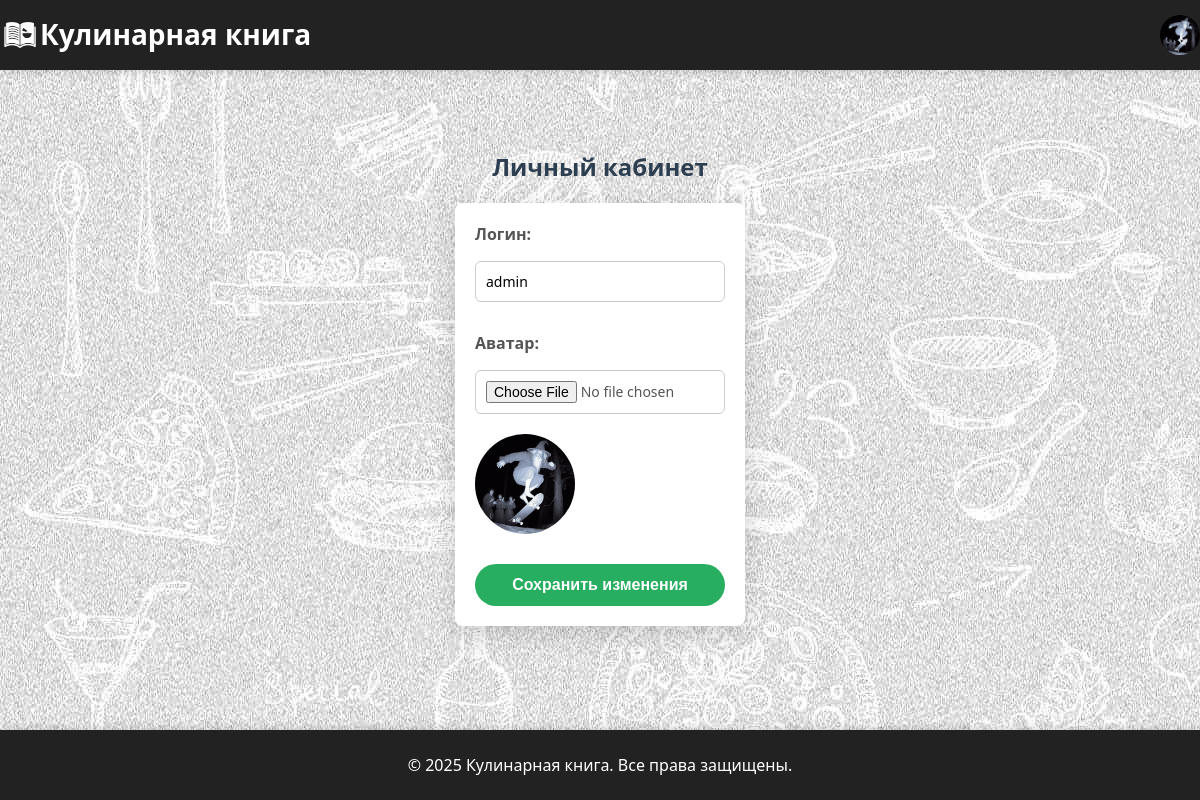
Screenshot of /profile.php (signed in) with the database file from the repository.
### tables this page shows
CREATE TABLE `users` (
  `id` int(11) NOT NULL,
  `username` varchar(50) NOT NULL,
  `email` varchar(100) NOT NULL,
  `password_hash` varchar(255) NOT NULL,
  `is_admin` tinyint(1) DEFAULT 0,
  `created_at` timestamp NOT NULL DEFAULT current_timestamp(),
  `avatar` varchar(255) DEFAULT NULL
);

### profile.php (the view, shortened to what this page needs)
<?php
$host = 'localhost';
$dbname = 'cookbook';
$username_db = 'root';
$password = '';
try {
    $pdo = new PDO("mysql:host=$host;dbname=$dbname;charset=utf8", $username_db, $password);
    $pdo->setAttribute(PDO::ATTR_ERRMODE, PDO::ERRMODE_EXCEPTION);
} catch (PDOException $e) {
    die("Ошибка подключения: " . $e->getMessage());
}
$user_id = $_SESSION['user_id'];
$stmt = $pdo->prepare("SELECT username, avatar FROM users WHERE id = ?");
$stmt->execute([$user_id]);
$user = $stmt->fetch(PDO::FETCH_ASSOC);
?>
<!DOCTYPE html>
<html lang="ru">
<head>
    <link rel="stylesheet" href="styles.css" />
    <link rel="stylesheet" href="css/profile.css" />
</head>
<body>
    <header>
        <div class="container">
            <img src="img/logo.png" class="logo">
            <h1 class="site-title"><a href="index.php">Кулинарная книга</a></h1>
            <nav aria-label="Пользовательское меню" id="userNav" class="userNav">
            </nav>
        </div>
    </header>
    <div class="container" style="display: grid">
        <h2 style="justify-self: center">Личный кабинет</h2>
        <form method="POST" enctype="multipart/form-data" style="display: grid;">
            <label>Логин: <input type="text" name="username" value="<?php echo htmlspecialchars($user['username']); ?>" required></label>
            <label>Аватар: <input type="file" name="avatar" accept="image/*">
                <?php if ($user['avatar']): ?>
                    <img src="<?php echo htmlspecialchars($user['avatar']); ?>" alt="Текущий аватар" style="max-width: 100px; max-height: 100px;">
                <?php endif; ?>
            </label>
            <button type="submit">Сохранить изменения</button>
        </form>
    </div>
    <footer>
        <div class="container">
            <p>© 2025 Кулинарная книга. Все права защищены.</p>
        </div>
    </footer>
</body>
</html>

### styles.css (style rules this page uses)
form label, .auth-form label { display: flex; flex-direction: column; font-weight: 600; font-size: 16px; margin-bottom: 15px; }
form label input, form label select, form label textarea, .auth-form label input { margin-top: 6px; padding: 8px 12px; font-size: 14px; border: 1px solid #ccc; border-radius: 6px; font-family: inherit; resize: vertical; }
form button[type="submit"], .auth-form button { background-color: #2980b9; border: none; color: white; padding: 12px 25px; font-weight: 700; border-radius: 25px; cursor: pointer; font-size: 16px; transition: background-color 0.3s; width: 100%; }

### css/profile.css (style rules this page uses)
* { margin: 0; padding: 0; box-sizing: border-box; }
body { font-family: "Segoe UI", Tahoma, Geneva, Verdana, sans-serif; background-image: url(../img/1679657594_bogatyr-club-p-fon-shkolnii-serii-krasivo-36.jpg); color: #333; }
.container { max-width: 1320px; margin: 0 auto; display: flex; }
header { background: #222222; color: white; padding: 15px 0; box-shadow: 0 2px 8px rgba(0, 0, 0, 0.15); position: sticky; top: 0; z-index: 100; margin-bottom: 60px; }
.logo { height: 40px; }
.userNav { margin-left: 30px; position: relative; display: flex; }
.site-title { margin: 0; font-size: 28px; flex-grow: 1; font-weight: 700; }
.site-title a { color: inherit; text-decoration: none; }
.container > h2 { margin: 20px 0; font-size: 24px; font-weight: 700; color: #2c3e50; }
.container form { display: flex; flex-direction: column; gap: 15px; padding: 20px; background: #fff; border-radius: 8px; box-shadow: 0 8px 24px rgba(0, 0, 0, 0.15); max-width: 600px; margin: 0 auto; }
.container form label { display: flex; flex-direction: column; gap: 10px; font-weight: 600; color: #555; width: 250px; }
.container form input[type="text"], .container form input[type="file"] { padding: 10px; border: 1px solid #ccc; border-radius: 6px; font-family: inherit; font-size: 14px; width: 100%; box-sizing: border-box; }
.container form img { width: 250px; height: 250px; border-radius: 50%; margin-top: 10px; display: block; object-fit: cover; }
.container form button { background-color: #27ae60; border: none; color: white; padding: 12px 20px; font-weight: 700; border-radius: 25px; cursor: pointer; font-size: 16px; transition: background-color 0.3s; align-self: flex-start; }
footer { height: 70px; display: flex; justify-content: center; background: #222222; color: white; padding: 15px 40px; box-shadow: 0 -2px 8px rgba(0, 0, 0, 0.15); flex-shrink: 0; align-items: center; position: fixed; bottom: 0; left: 0; right: 0; }
footer p { text-align: center; }

### rows the page displays
users: username "admin", avatar (picture)
